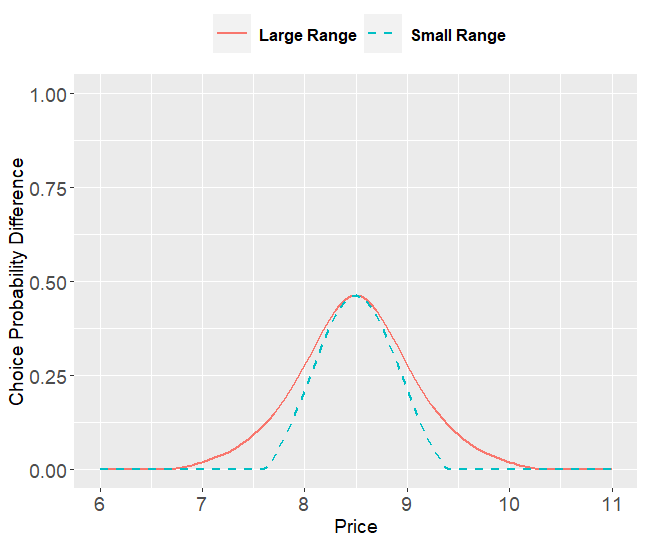

The script that drew this image:
rm(list = ls())
setwd("C:/Users/Matteo/Desktop/RI/Plots and Tables")
#setwd("C:/Users/Matteo/Desktop/RI/R-codes/R_Files")

source("RICBC_choice_sets_and_incentives.R")
source("RICBC_RI_SC_Choice.R")


set.seed(66)
library(ggplot2)
library(gridExtra)




beta.vec <- c(6, -1,1)
lambda <- 0.5 #lambda is the parameter that governs the distance between choice probs

p<-seq(6,11, by=0.05)#vector of prices to observe changes in choice probs
choice.set.size<-2#size of choice set

N = length(p)


#small range of complex discount
rho <- c(1,2,3,4)
#rho<-c(1,2)
rho.prob <- rep(1, length(rho))/length(rho)

choice.probs1<-matrix(rep(0,N*(choice.set.size+1)),ncol=choice.set.size+1) 
choice.probs1[,1]=p #collecting prices and choice probs 
statedepprobs1<-array(rep(0,N*choice.set.size*length(rho)), dim=c(N,choice.set.size,length(rho)))

for(i in 1:N){
  
  X <- matrix(c(1,0,p[i],0), ncol=length(beta.vec)-1) #fixed design matrix
  
  states.and.prior <- CreateStatesAndPrior(X, beta.vec, rho, rho.prob)
  
  choice.probs.output <- CalcChoiceProbsUnderRIWithShannon(
    Omega = states.and.prior[[1]],
    mu = states.and.prior[[2]],
    lambda = lambda,
    max.iter = 10^7,
    precision = 10^(-10)     
  )
  choice.probs1[i,2:3]=choice.probs.output$`Choice Probabilities`
  statedepprobs1[i,,]=choice.probs.output$`State Dependent Choice Probabilities`
  
}

#next the increased range of the complex discount
rho <- c(0,2,3,5)
#rho<-c(-3,-2,-1,0)
rho.prob <- rep(1, length(rho))/length(rho)



choice.probs2<-matrix(rep(0,N*(choice.set.size+1)),ncol=choice.set.size+1) 
choice.probs2[,1]=p #collecting prices and choice probs 
statedepprobs2<-array(rep(0,N*choice.set.size*length(rho)), dim=c(N,choice.set.size,length(rho)))


for(i in 1:N){
  
  X <- matrix(c(1,0,p[i],0), ncol=length(beta.vec)-1) #fixed design matrix
  
  states.and.prior <- CreateStatesAndPrior(X, beta.vec, rho, rho.prob)
  
  choice.probs.output <- CalcChoiceProbsUnderRIWithShannon(
    Omega = states.and.prior[[1]],
    mu = states.and.prior[[2]],
    lambda = lambda,
    max.iter = 10^7,
    precision = 10^(-10)     
  )
  choice.probs2[i,2:3]=choice.probs.output$`Choice Probabilities`
  statedepprobs2[i,,]=choice.probs.output$`State Dependent Choice Probabilities`
  
}


#calculating differences between choice probs in two states.
#Note: we calculate differences moving from discount=2 to discount=3 for both cases with 
#smaller and larger range.
diff1<-rep(0,length(p))
diff2<-rep(0,length(p))
for (i in 1:length(p)){
  diff1[i]=abs(statedepprobs1[i,1,2]-statedepprobs1[i,1,3])
  diff2[i]=abs(statedepprobs2[i,1,2]-statedepprobs2[i,1,3])
}

#plot in R
#windows()
#par(mfrow=c(1,2))
#plot(p,diff1,type="l")
#plot(p,diff2,type="l")

#plotting results
g<-list("Price"=c(p,p),"diff"=as.vector(cbind(diff1,diff2)), 
        "probs1"=as.vector(cbind(statedepprobs1[,1,2],statedepprobs2[,1,2])),
        "probs2"=as.vector(cbind(statedepprobs1[,1,3],statedepprobs2[,1,3])),
        "Type"=c(rep("Small Range",length(p)),rep("Large Range",length(p))))
df<-data.frame(g)


test1<-ggplot(data=df, aes(x=Price,y=diff,color=Type,linetype=Type))+
  geom_line( size=1) + 
  scale_linetype_manual(values=c("solid","dashed"))+
  scale_color_manual(values=c( "#F8766D","#00BFC4"))+
 # geom_line(aes(y =diff2, colour="Larger Range"), size=1) + 
  labs(x="Price",y="Choice Probability Difference")+
  theme(axis.text=element_text(size=14),
        axis.title=element_text(size=14),
        legend.title = element_blank(),
        legend.position = "top",
        legend.key.size = unit(2, "lines"),
        
        legend.text = element_text(size=12, face = "bold"))+
  coord_cartesian( ylim = c(0, 1))

test2<-ggplot(data=df, aes(x=Price,y=probs1,color=Type,linetype=Type))+
  geom_line( size=1) + 
  scale_linetype_manual(values=c("solid","dashed"))+
  scale_color_manual(values=c( "#F8766D","#00BFC4"))+
  # geom_line(aes(y =diff2, colour="Larger Range"), size=1) + 
  labs(x="Price",y="Choice Probability d = 2")+
  theme(axis.text=element_text(size=8),
        axis.title=element_text(size=10),
        legend.title = element_blank(),
        legend.position = "top",
        legend.text = element_text(size=10, face = "bold"))+
  coord_cartesian( ylim = c(0, 1))



#windows(height=4.5, width=12)
#par(mfrow=c(1,2))
#grid.arrange(test1,test2,ncol=2)

windows()
test1
